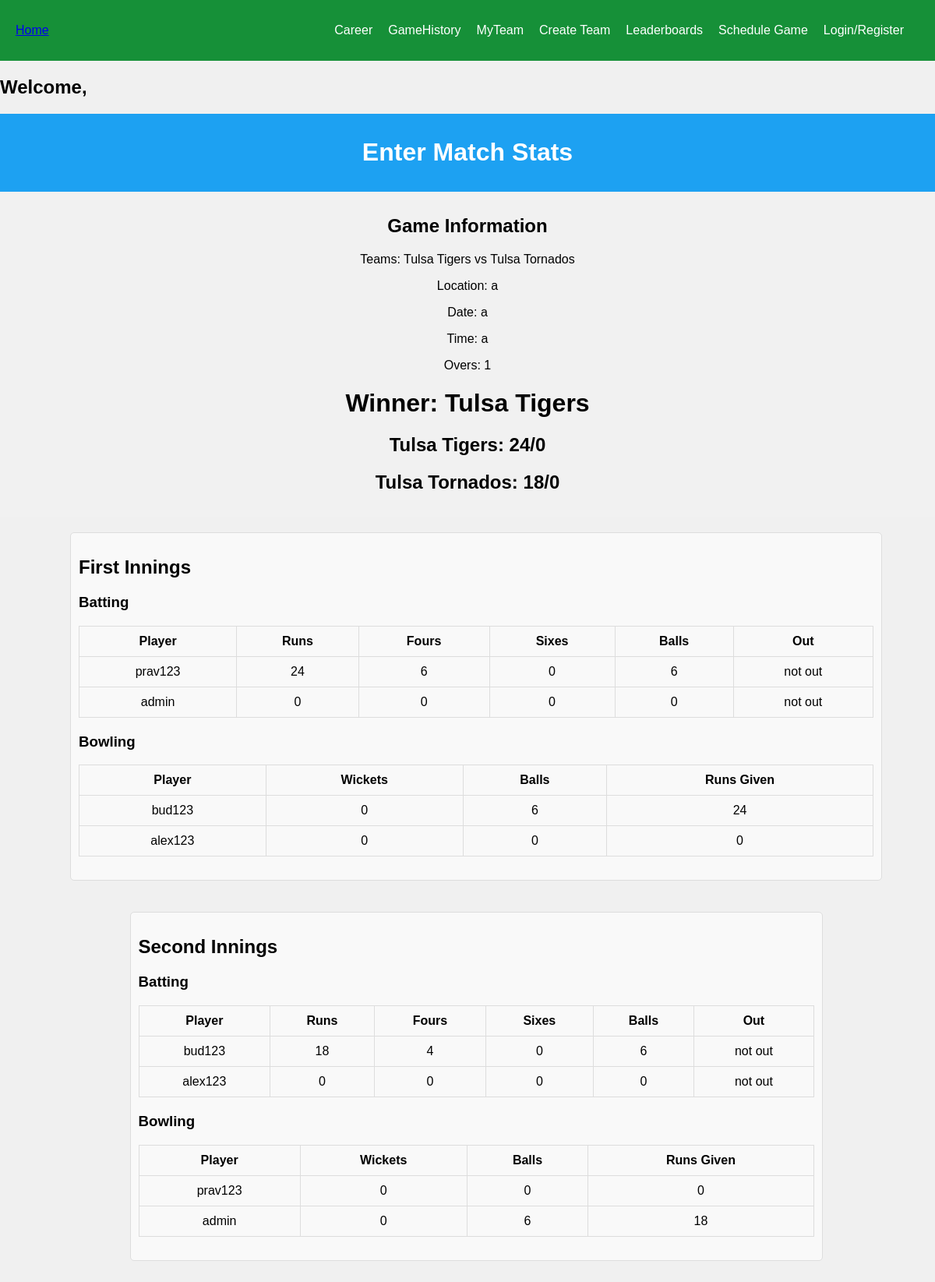
/view-game/62, run on the app's committed database.
### base/models.py (models this page shows, shortened)
class Game(models.Model):
    entering_stats = models.BooleanField(default=False,null=True,blank=False) # true if stat entering has began, this is set to true when the inilize game info is submitted
    doneStats = models.BooleanField(default=False,null=True,blank=False) # true is stat entering has concluded, this is set to true when the last over of the last innings is iterated through
    archived = models.BooleanField(default=False,null=True,blank=False) # this is set to true when the user confirms that there is no edits to make to the stats entered.
    winner = models.ForeignKey(Team,on_delete=models.SET_NULL,null=True, related_name="winner",blank=True)
    team1 = models.ForeignKey(Team,on_delete=models.SET_NULL,null=True, related_name="team1")  # team that sent invite
    team2 = models.ForeignKey(Team,on_delete=models.SET_NULL,null=True, related_name="team2")
    temporary = models.BooleanField(default=False,null=True,blank=False)
    batting1_team = models.ForeignKey(Team,on_delete=models.SET_NULL,null=True, related_name="batting1")
    bowling1_team = models.ForeignKey(Team,on_delete=models.SET_NULL,null=True, related_name="bowling1")
    batting2_team = models.ForeignKey(Team,on_delete=models.SET_NULL,null=True, related_name="batting2")
    bowling2_team  = models.ForeignKey(Team,on_delete=models.SET_NULL,null=True, related_name="bowling2")
    date = models.CharField(max_length=200,null=True)
    year = models.CharField(max_length=200,null=True)
    month = models.CharField(max_length=200,null=True)
    day = models.CharField(max_length=200,null=True)
    time = models.CharField(max_length=200,null=True)
    location = models.CharField(max_length=200,null=True)
    overs = models.IntegerField(default=0,null=True,blank=True)
    batting_score1 = models.IntegerField(default=0,null=True,blank=True) # number of runs for the first batting team
    batting_score2 = models.IntegerField(default=0,null=True,blank=True) # number of runs for second batting team
    bowling_score1 = models.IntegerField(default=0,null=True,blank=True) # number of wickets for the frist bowling team
    bowling_score2 = models.IntegerField(default=0,null=True,blank=True) # number of wickets for the second bowling team
    current_innings =  models.IntegerField(default=1,  null=True,blank=True)
    current_over = models.IntegerField(default=1,  null=True,blank=True)
    current_ball = models.IntegerField(default=1,  null=True,blank=True)
    ball1 = models.CharField(max_length=200,null=True) # icon of first ball in current over
    ball2 = models.CharField(max_length=200,null=True)
    ball3 = models.CharField(max_length=200,null=True)
    ball4 = models.CharField(max_length=200,null=True)
    ball5 = models.CharField(max_length=200,null=True)
    ball6 = models.CharField(max_length=200,null=True)
    on_strike_batsman = models.OneToOneField("Player", related_name="on_strike_batsman",on_delete=models.SET_NULL,null=True,blank=True,unique=False)
    off_strike_batsman = models.OneToOneField("Player", related_name="off_strike_batsman",on_delete=models.SET_NULL,null=True,blank=True,unique=False)
    current_bowler = models.OneToOneField("Player", related_name="current_bowler",on_delete=models.SET_NULL,null=True,blank=True,unique=False)
    players_stats = models.ManyToManyField("PlayerGameStat", related_name="players_stats", blank=True)
    @property
    def get_batting1_score(self):
        runs = 0
        for stat in self.players_stats.all():
            if stat.player in list(self.batting1_team.players.all()):
                runs += stat.total_runs
        return runs
    @property
    def get_batting2_score(self):
        runs = 0
        for stat in self.players_stats.all():
            if stat.player in list(self.batting2_team.players.all()):
                runs += stat.total_runs
        return runs
    @ property
    def get_bowling1_score(self):
        wickets = 0
        for stat in self.players_stats.all():
            if stat.player in list(self.bowling1_team.players.all()):
                wickets += stat.wickets
        return wickets
    @property
    def get_bowling2_score(self):
        wickets = 0
        for stat in self.players_stats.all():
            if stat.player in list(self.bowling2_team.players.all()):
                wickets += stat.wickets
        return wickets

class Team(models.Model):
    name = models.CharField(max_length=200,null=True)
    captain = models.OneToOneField("Player", related_name="captain",on_delete=models.SET_NULL,null=True,blank=True,unique=False)
    players = models.ManyToManyField("Player", related_name="players", blank=True)
    games_played = models.IntegerField(default=0,null=True,blank=True)
    games_won = models.IntegerField(default=0,null=True,blank=True)
    runs_average = models.FloatField(default=0,null=True,blank=True)
    wickets_average = models.FloatField(default=0,null=True,blank=True)
    games = models.ManyToManyField("Game", related_name="gammes", blank=True)
    temporary = models.BooleanField(default=False,null=True,blank=False)

class PlayerGameStat(models.Model):
    game = models.ForeignKey(Game,on_delete=models.SET_NULL,null=True, related_name="player_game")
    player = models.ForeignKey(Player,on_delete=models.SET_NULL,null=True, related_name="player_player")
    runs_scored = models.IntegerField(default=0,null=True,blank=True)
    runs_ran = models.IntegerField(default=0,null=True,blank=True)
    wickets = models.IntegerField(default=0,null=True,blank=True)
    extras = models.IntegerField(default=0,null=True,blank=True)
    balls_batted = models.IntegerField(default=0,null=True,blank=True)
    balls_bowled = models.IntegerField(default=0,null=True,blank=True)
    fours = models.IntegerField(default=0,null=True,blank=True)
    sixes = models.IntegerField(default=0,null=True,blank=True)
    catches = models.IntegerField(default=0,null=True,blank=True)
    runs_given_up = models.IntegerField(default=0,null=True,blank=True)
    out_type = models.CharField(max_length=200,null=True, default="not out")
    out_ball = models.IntegerField(default=-1,null=True,blank=True) # -1 means they havent been out
    out_over =  models.IntegerField(default=-1,null=True,blank=True) #-1 means they gavent been out
    @property
    def total_runs(self):
        return self.runs_scored + self.runs_ran

class Player(AbstractUser):
    first_name = models.CharField(max_length=200, null=True)
    last_name = models.CharField(max_length=200, null=True)
    email = models.EmailField(unique=True, null=True)
    teams = models.ManyToManyField("Team", related_name="teams", blank=True) # long-term-team outside of organization
    organization = models.ForeignKey(Organization,on_delete=models.SET_NULL,null=True, blank=True)
    runs = models.IntegerField(default=0,null=True,blank=True)
    wickets = models.IntegerField(default=0,null=True,blank=True)
    catches = models.IntegerField(default=0,null=True,blank=True)
    sixes = models.IntegerField(default=0,null=True,blank=True)
    fours = models.IntegerField(default=0,null=True,blank=True)
    extras = models.IntegerField(default=0,null=True,blank=True)
    games_played = models.IntegerField(default=0,null=True,blank=True)
    games_won = models.IntegerField(default=0,null=True,blank=True)
    win_percentage = models.FloatField(default=0,null=True,blank=True)
    fifties = models.IntegerField(default=0,null=True,blank=True)
    centuries = models.IntegerField(default=0,null=True,blank=True)
    sr = models.FloatField(default=0,null=True,blank=True)
    runs_hs = models.IntegerField(default=0,null=True,blank=True)
    wickets_hs = models.IntegerField(default=0,null=True,blank=True)
    fours_hs = models.IntegerField(default=0,null=True,blank=True)
    sixes_hs = models.IntegerField(default=0,null=True,blank=True)
    runs_average = models.FloatField(default=0,null=True,blank=True)
    wickets_average = models.FloatField(default=0,null=True,blank=True)
    fours_average = models.FloatField(default=0,null=True,blank=True)
    sixes_average = models.FloatField(default=0,null=True,blank=True)
    catches_average = models.FloatField(default=0,null=True,blank=True)
    extras_average = models.FloatField(default=0,null=True,blank=True)
    balls_bowled = models.IntegerField(default=0,null=True,blank=True)
    balls_played = models.IntegerField(default=0,null=True,blank=True)
    game_invites = models.ManyToManyField("GameInvite", related_name="game_invites", blank=True)
    team_invites = models.ManyToManyField("TeamInvite", related_name="team_invites", blank=True)
    org_invites = models.ManyToManyField("OrganizationInvite", related_name="org_invites", blank=True)
    games = models.ManyToManyField("Game", related_name="games", blank=True)
    USERNAME_FIELD = "email"
    REQUIRED_FIELDS = ["username"]

### base/views.py (the view, shortened to what this page needs)
# urls.py: path("view-game/<str:pk>", views.view_game, name="view-game"),
def view_game(request, pk): # game.vids
    print(request.POST) # if box is not checked its key/val pair will not show up in request.POST, and tis value is None
    user = request.user
    game = Game.objects.get(id=int(pk))
    print(request.POST)
    print("team 1 stats: ")
    for p in game.players_stats.all():
        print(p.player.username)
    context = {"game":game}
    return render(request, "base/view_game.html", context)

### base/templates/base/view_game.html (shortened to what this page needs)
{% extends 'main.html' %}
{% block content %}
<!DOCTYPE html>
<!DOCTYPE html>
<html lang="en">
<head>
</head>
<body>
<div class="header">
  <h1>Enter Match Stats</h1>
</div>
<div class="game-info">
  <h2>Game Information</h2>
  <p>Teams: {{game.team1.name}} vs {{game.team2.name}}</p>
  <p>Location: {{game.location}}</p>
  <p>Date: {{game.date}}</p>
  <p>Time: {{game.time}}</p>
  <p>Overs: {{game.overs}}</p>
  {% if game.winner %}
  <h1>Winner: {{game.winner.name}}</h1>
  {% endif %}
  {% if game.entering_stats == True %}
    <h2>{{game.team1.name}}: {{game.get_batting1_score}}/{{game.get_bowling1_score}}</h2>
    <h2>{{game.team2.name}}: {{game.get_batting2_score}}/{{game.get_bowling2_score}}</h2>
  {% endif %}
</div>
{% if game.entering_stats == True %}
<div class="innings">
  <div class="innings-section">
    <h2>First Innings</h2>
    <h3>Batting</h3>
    <table class="stat-table">
        <tr>
          <th>Player</th>
          <th>Runs</th>
          <th>Fours</th>
          <th>Sixes</th>
          <th>Balls</th>
          <th>Out</th>
        </tr>
      <tbody>
        {% for player in game.batting1_team.players.all %}
          {% for stat in game.players_stats.all %}
            {% if player == stat.player %}
              <tr>
                <td>{{player.username}}</td>
                <td>{{stat.total_runs}}</td>
                <td>{{stat.fours}}</td>
                <td>{{stat.sixes}}</td>
                <td>{{stat.balls_batted}}</td>
                <td>{{stat.out_type}}</td>
              </tr>
            {% endif %}
          {% endfor %}
        {% endfor %}
      </tbody>
    </table>
    <h3>Bowling</h3>
    <table class="stat-table">
        <tr>
          <th>Player</th>
          <th>Wickets</th>
          <th>Balls</th>
          <th>Runs Given</th>
        </tr>
      <tbody>
        {% for player in game.bowling1_team.players.all %}
          {% for stat in game.players_stats.all %}
            {% if player == stat.player %}
              <tr>
                <td>{{player.username}}</td>
                <td>{{stat.wickets}}</td>
                <td>{{stat.balls_bowled}}</td>
                <td>{{stat.runs_given_up}}</td>
              </tr>
            {% endif %}
          {% endfor %}
        {% endfor %}
      </tbody>
    </table>
</div>
<div class="innings">
  <div class="innings-section">
    <h2>Second Innings</h2>
    <h3>Batting</h3>
    <table class="stat-table">
        <tr>
          <th>Player</th>
          <th>Runs</th>
          <th>Fours</th>
          <th>Sixes</th>
          <th>Balls</th>
          <th>Out</th>
        </tr>
      <tbody>
        {% for player in game.batting2_team.players.all %}
          {% for stat in game.players_stats.all %}
            {% if player == stat.player %}
              <tr>
                <td>{{player.username}}</td>
                <td>{{stat.total_runs}}</td>
                <td>{{stat.fours}}</td>
                <td>{{stat.sixes}}</td>
                <td>{{stat.balls_batted}}</td>
                <td>{{stat.out_type}}</td>
              </tr>
            {% endif %}
          {% endfor %}
        {% endfor %}
      </tbody>
    </table>
    <h3>Bowling</h3>
    <table class="stat-table">
        <tr>
          <th>Player</th>
          <th>Wickets</th>
          <th>Balls</th>
          <th>Runs Given</th>
        </tr>
      <tbody>
        {% for player in game.bowling2_team.players.all %}
          {% for stat in game.players_stats.all %}
            {% if player == stat.player %}
              <tr>
                <td>{{player.username}}</td>
                <td>{{stat.wickets}}</td>
                <td>{{stat.balls_bowled}}</td>
                <td>{{stat.runs_given_up}}</td>
               </tr>
            {% endif %}
          {% endfor %}
        {% endfor %}
      </tbody>
    </table>
  </div>
</div>
{% endif %}
</body>
</html>
{% endblock %}

### templates/main.html (style rules this page uses)
body { margin: 0; font-family: Arial, Helvetica, sans-serif; background-color: rgb(254, 254, 254); color: rgb(1, 1, 1); }

### templates/navbar.html (style rules this page uses)
body, ul { margin: 0; padding: 0; }

### base/templates/base/view_game.html (style rules this page uses)
body { font-family: Arial, sans-serif; margin: 0; padding: 0; }
.header { background-color: #1da1f2; color: white; padding: 10px; text-align: center; }
.game-info { background-color: #f1f1f1; padding: 10px; text-align: center; }
.innings { display: flex; flex-direction: column; margin: 20px auto; width: 85%; }
.innings-section { background-color: #f9f9f9; border: 1px solid #ddd; border-radius: 5px; padding: 10px; width: 100%; margin-bottom: 20px; }
.stat-table { width: 100%; border-collapse: collapse; margin-bottom: 20px; }
.stat-table th, .stat-table td { padding: 10px; text-align: center; border: 1px solid #ddd; }
body { font-family: Arial, sans-serif; margin: 0; padding: 0; background-color: #f0f0f0; }

### data on the page
Game: team1.name "Tulsa Tigers", team2.name "Tulsa Tornados", location "a", date "a", time "a", overs "1", winner.name "Tulsa Tigers", get_batting1_score "24", get_bowling1_score "0", get_batting2_score "18", get_bowling2_score "0"
Player: username "prav123"
PlayerGameStat: total_runs "24", fours "6", sixes "0", balls_batted "6", out_type "not out", wickets "0", balls_bowled "0", runs_given_up "0"
Player: username "admin"
PlayerGameStat: total_runs "0", fours "0", sixes "0", balls_batted "0", out_type "not out", wickets "0", balls_bowled "6", runs_given_up "18"
Player: username "bud123"
PlayerGameStat: wickets "0", balls_bowled "6", runs_given_up "24", total_runs "18", fours "4", sixes "0", balls_batted "6", out_type "not out"
Player: username "alex123"
PlayerGameStat: wickets "0", balls_bowled "0", runs_given_up "0", total_runs "0", fours "0", sixes "0", balls_batted "0", out_type "not out"
